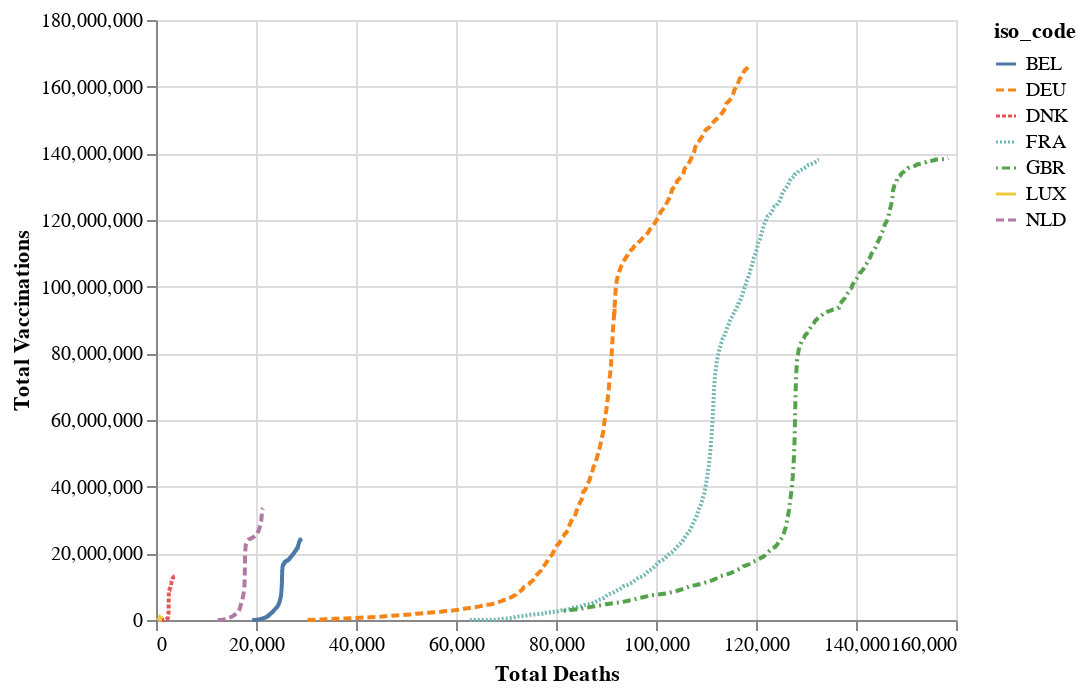

Write notebook code for a chart like this one.
### Code cell
MYchart_3 =  alt.Chart(final_df).mark_line().encode(
    y=alt.Y('total_vaccinations', title='Total Vaccinations'),
    x=alt.X('total_deaths', title='Total Deaths'),
    color='iso_code',
    strokeDash='iso_code',
    tooltip=[
            alt.Tooltip('total_vaccinations', title= 'Total Vaccinations'),
            alt.Tooltip('total_deaths', title= 'Total Deaths')]
)

display(MYchart_3)

### Figure 1 — Vega-Lite specification as saved in the notebook (floating-point values rounded to 4 significant figures; data arrays with more than 128 entries replaced by an {"elided": "..."} marker saying what was removed)
{"config": {"view": {"continuousWidth": 400, "continuousHeight": 300}}, "data": {"name": "data-783a89cb75c8889f6a1b1bf1d7387f23"}, "mark": "line", "encoding": {"color": {"field": "iso_code", "type": "nominal"}, "strokeDash": {"field": "iso_code", "type": "nominal"}, "tooltip": [{"field": "total_vaccinations", "title": "Total Vaccinations", "type": "quantitative"}, {"field": "total_deaths", "title": "Total Deaths", "type": "quantitative"}], "x": {"field": "total_deaths", "title": "Total Deaths", "type": "quantitative"}, "y": {"field": "total_vaccinations", "title": "Total Vaccinations", "type": "quantitative"}}, "$schema": "https://vega.github.io/schema/vega-lite/v4.17.0.json", "datasets": {"data-783a89cb75c8889f6a1b1bf1d7387f23": {"elided": "2453 records"}}}
